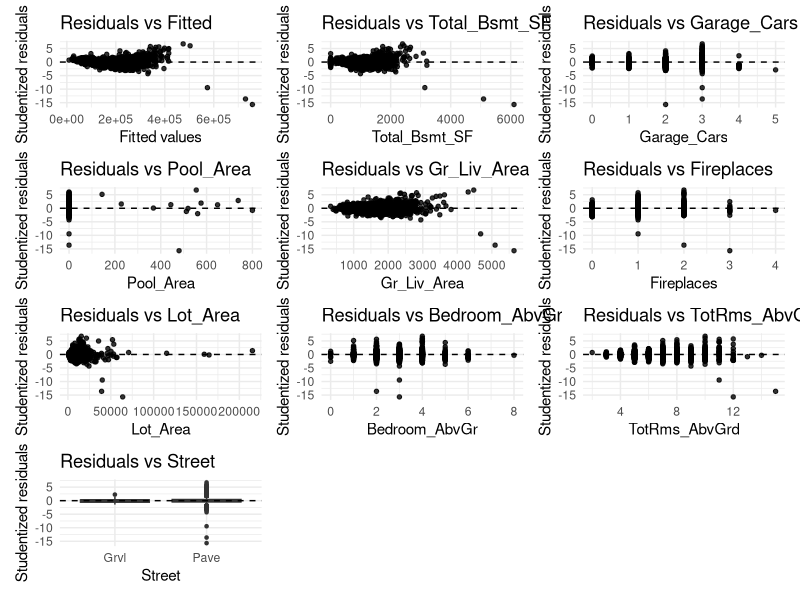
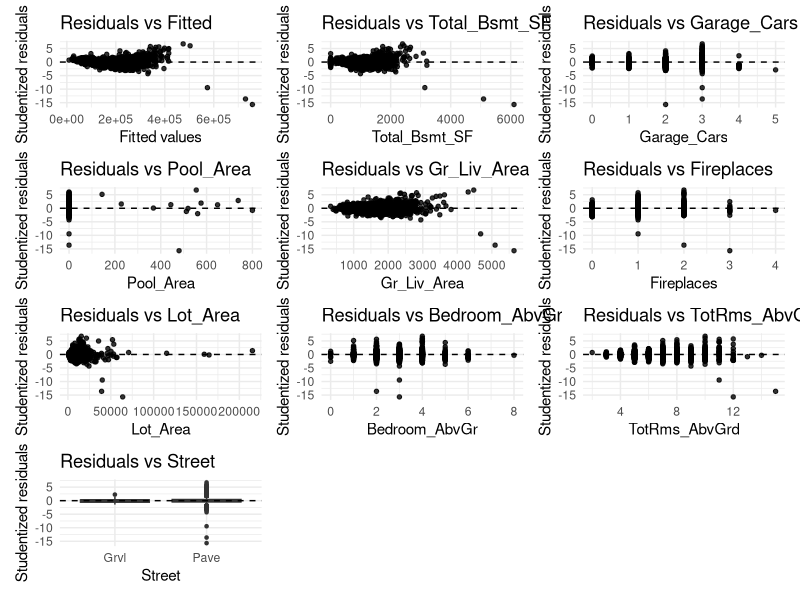

Source code (R) for these figures, in order:
## ---- chunk 1
knitr::opts_chunk$set(echo = TRUE, warning = FALSE, message = FALSE)
## ---- chunk 2

library(readr)
library(dplyr)
library(ggplot2)
library(patchwork)
## ---- chunk 3

df <- read_csv("ames_housing_model.csv", show_col_types = FALSE)


df <- df %>%
  mutate(
    Street = as.factor(Street)
  )

cat("数据维度:", nrow(df), "行 x", ncol(df), "列\n")
cat("注意：此文件只包含模型分析需要的9个预测变量\n")
## ---- chunk 4

mod <- lm(
  Sale_Price ~ Total_Bsmt_SF + Garage_Cars + Pool_Area + Gr_Liv_Area +
    Fireplaces + Lot_Area + Bedroom_AbvGr + TotRms_AbvGrd + Street,
  data = df
)


summary(mod)
## ---- chunk 5

resid_std <- rstudent(mod)
fit_vals  <- fitted(mod)


predictors_num <- c("Total_Bsmt_SF","Garage_Cars","Pool_Area","Gr_Liv_Area",
                    "Fireplaces","Lot_Area","Bedroom_AbvGr","TotRms_AbvGrd")
predictor_cat  <- "Street"
## ---- chunk 6

plot_resid_vs_numeric <- function(x, xlab){
  ggplot(data = data.frame(x = x, resid = resid_std), aes(x = x, y = resid)) +
    geom_point(size = 1.2, alpha = 0.8) +
    geom_hline(yintercept = 0, linetype = 2) +
    labs(x = xlab, y = "Studentized residuals",
         title = paste("Residuals vs", xlab)) +
    theme_minimal()
}


plot_resid_vs_factor <- function(f, flab){
  ggplot(data = data.frame(f = f, resid = resid_std), aes(x = f, y = resid)) +
    geom_boxplot(outlier.size = 0.9) +
    geom_hline(yintercept = 0, linetype = 2) +
    labs(x = flab, y = "Studentized residuals",
         title = paste("Residuals vs", flab)) +
    theme_minimal()
}


p_fitted <- ggplot(data = data.frame(fit = fit_vals, resid = resid_std),
                   aes(x = fit, y = resid)) +
  geom_point(size = 1.2, alpha = 0.8) +
  geom_hline(yintercept = 0, linetype = 2) +
  labs(x = "Fitted values", y = "Studentized residuals",
       title = "Residuals vs Fitted") +
  theme_minimal()
## ---- chunk 7

plots_pred <- lapply(predictors_num, function(v){
  plot_resid_vs_numeric(df[[v]], v)
})


p_street <- plot_resid_vs_factor(df[[predictor_cat]], predictor_cat)

all_plots <- c(list(p_fitted), plots_pred, list(p_street))
## ---- chunk 8

final_grid <- wrap_plots(all_plots, ncol = 3)


final_grid
## ---- chunk 9

ggsave("residual_plots_grid.png", final_grid, width = 14, height = 10, dpi = 300)
cat("图片已保存为: residual_plots_grid.png\n")
